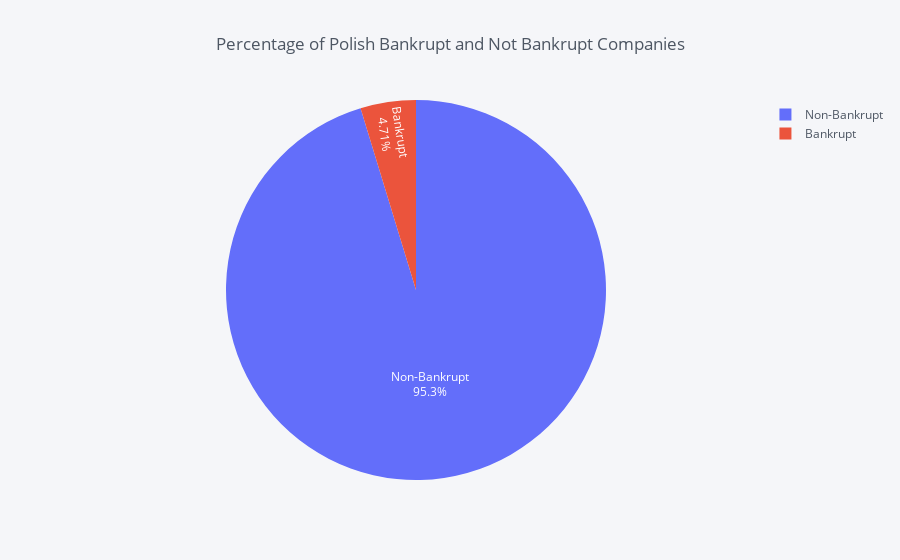

Here is the notebook cell this chart was saved with:
### Code cell
# using iplot from cufflinks

class_counts_df.iplot(
    kind="pie",
    labels="class",
    values="counts",
    title="Percentage of Polish Bankrupt and Not Bankrupt Companies",
    colors=custom_colors,
    textinfo="label+percent",
)

### Figure 1 — Plotly figure (JSON) as saved in the notebook; plotly's stock layout.template omitted (floating-point values rounded to 4 significant figures)
{"data": [{"labels": ["Non-Bankrupt", "Bankrupt"], "marker": {"colors": ["rgba(99, 110, 250, 1.0)", "rgba(235, 84, 60, 1.0)"]}, "name": "", "textinfo": "label+percent", "type": "pie", "values": [10008, 495]}], "layout": {"legend": {"bgcolor": "#F5F6F9", "font": {"color": "#4D5663"}}, "paper_bgcolor": "#F5F6F9", "plot_bgcolor": "#F5F6F9", "title": "Percentage of Polish Bankrupt and Not Bankrupt Companies", "titlefont": {"color": "#4D5663"}}}
